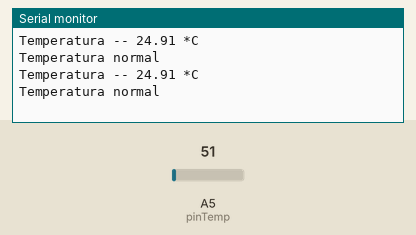
Simulated run of this sketch. Board: Arduino Uno, built with avr-gcc and run on an emulated ATmega328P. On the bench: the last lines printed to the serial monitor. The test bench sets the inputs (shaded band); at power-on: A5 (pinTemp) = 51.

Above: at 1.8 s.
1.9 s: A5 (pinTemp) set to 59
At 2.8 s:
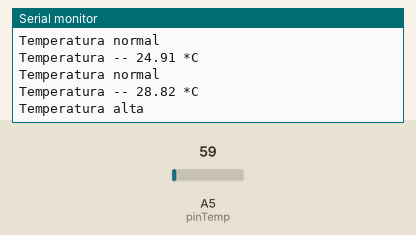
4.5 s: A5 (pinTemp) set to 30
At 5.8 s:
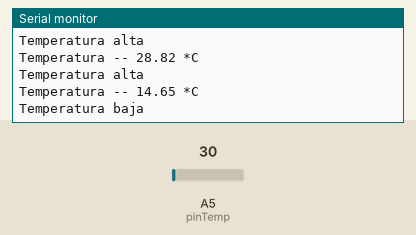
Timing chart, 0 to 7.5 s (numbered marks = the images above; inputs shaded):
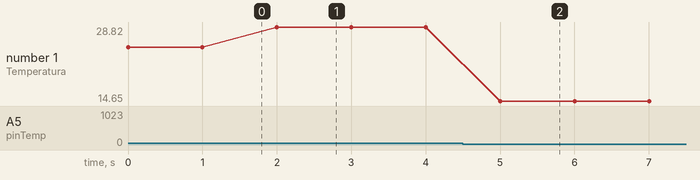

The sketch:

ejemplo_temp.ino
```cpp
float temp =0;
int pinTemp = A5;


void setup() {
  // put your setup code here, to run once:
  Serial.begin(9600);
}

void loop() {
  // put your main code here, to run repeatedly:
  temp = analogRead(pinTemp);
  temp = temp * 0.48848125;
  Serial.print("Temperatura -- ");
  Serial.print(temp);
  Serial.println(" *C");

  if (temp<23){
    Serial.println("Temperatura baja");

  }else if (temp>=23 && temp<26){
    Serial.println("Temperatura normal");
  }else{
    Serial.println("Temperatura alta");
  }
  delay(1000);
}
```

Measured:
- the behaviour switches between 53 and 54 on A5 (pinTemp) (found by bisection; images 0 and 1)
- after the input at 1.9 s, the serial monitor: prints a new line after 0.10 s (image 1)
- after the input at 4.5 s, the serial monitor: prints a new line after 0.50 s (image 2)
- plotted number 1: 24.91 → 28.82 after the input at 1.9 s, 28.82 → 14.65 after the input at 4.5 s
